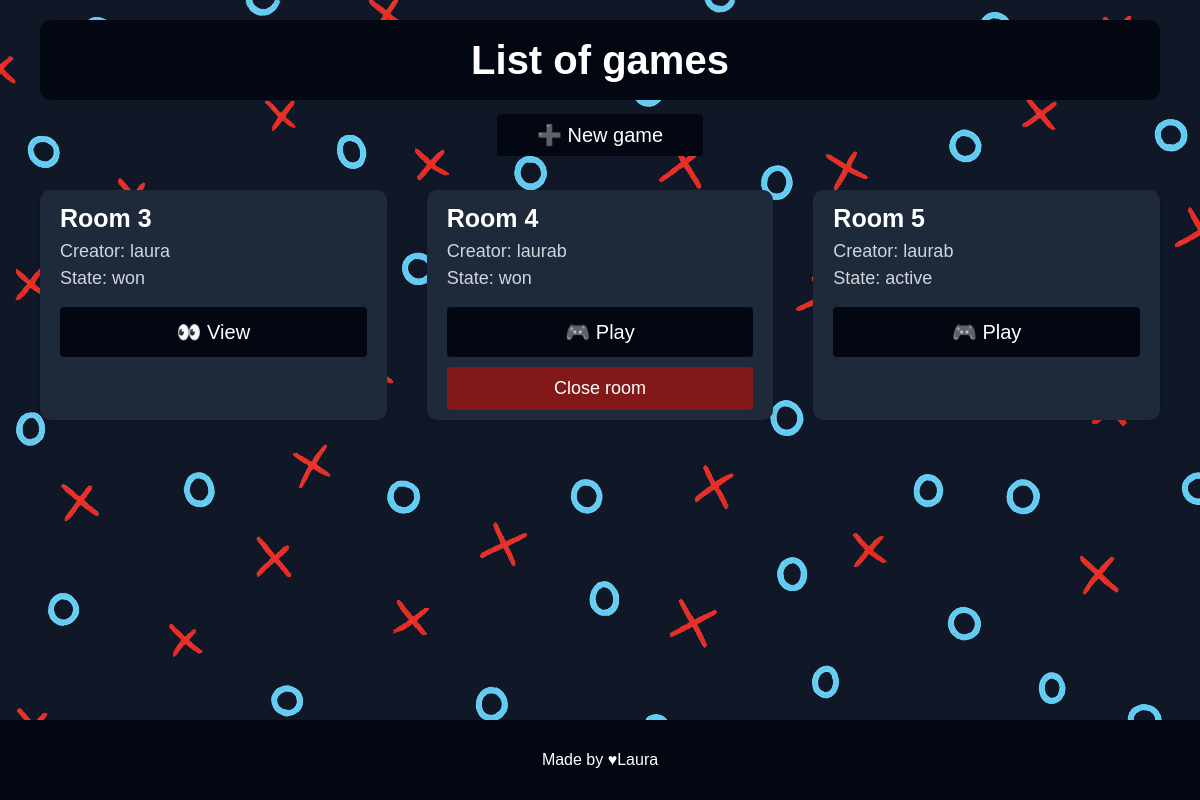
The page /games/list/ (signed in) on the database as committed earlier.
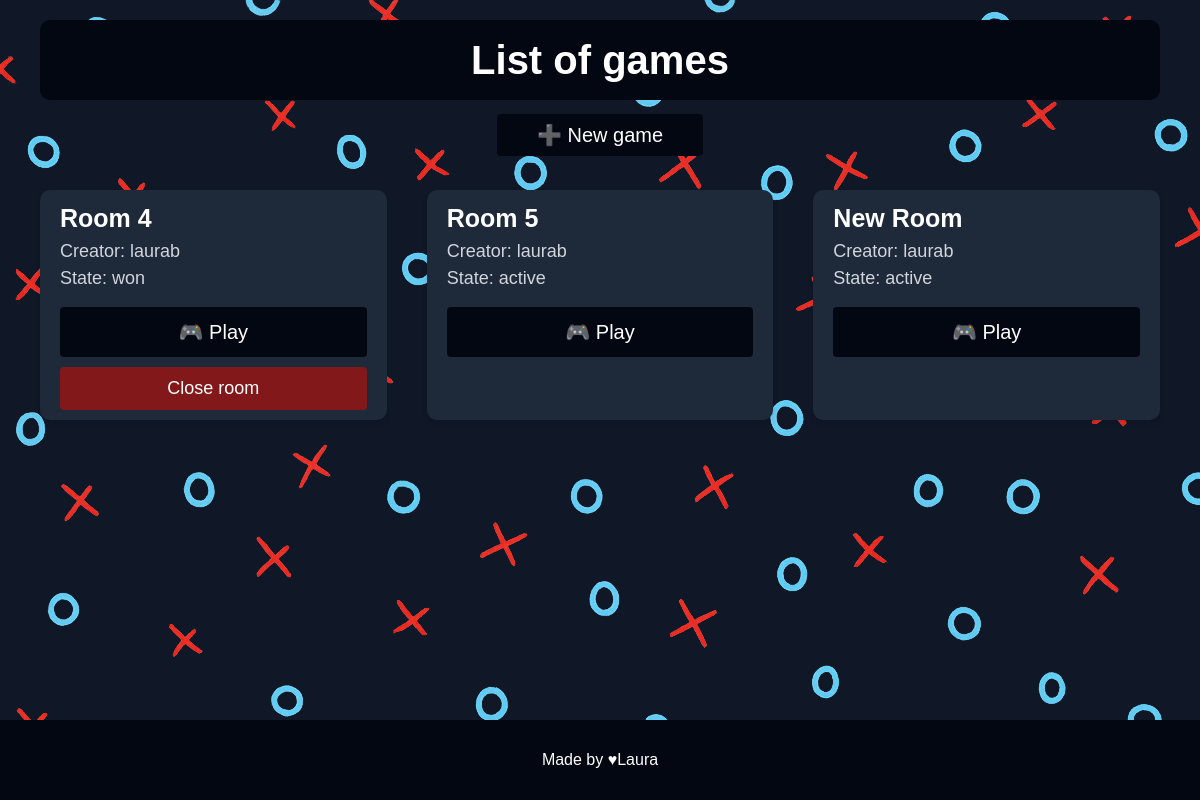
The same page on the database as committed later.
### games/models.py (models this page shows, shortened)
class Game(models.Model):
    room_name = models.CharField(max_length=50, unique = True)
    owner = models.ForeignKey(User, on_delete=models.CASCADE, related_name='owned_games')
    player2 = models.ForeignKey(User, on_delete=models.SET_NULL, null=True, blank=True, related_name='joined_games')
    board = models.CharField(max_length=9, default='_'*9)
    active_player = models.IntegerField(default=1)
    STATE_CHOICES = [
        ('active', 'Active'),
        ('won', 'Won'),
        ('tie', 'Tie')
    ]
    state = models.CharField(max_length=10, choices=STATE_CHOICES, default='active')
    winner = models.ForeignKey(User, null=True, blank=True, on_delete=models.SET_NULL, related_name='won_games')
    created_at = models.DateTimeField(auto_now_add=True)

### games/views.py (the view)
# urls.py: path('list/', views.game_list, name='list'),
@login_required
def game_list(request):
    games = Game.objects.all()
    return render(request, 'games/list.html', {'games': games})

### games/templates/games/list.html (shortened to what this page needs)
{% extends "base.html" %}
{% load static %}
{% block content %}
<section class="mx-[40px] mt-[20px] text-center text-white">
    <h1 class="text-[40px] font-semibold bg-gray-950 text-center py-[10px] rounded-[10px] mb-[20px]">List of games</h1>
    <a class="bg-gray-950 rounded-sm text-[20px] py-[10px] px-[40px]" href="{% url 'games:create' %}">➕ New
        game</a>
    <div class="grid grid-cols-1 sm:grid-cols-2 lg:grid-cols-3 gap-[40px] mt-[40px] mb-[40px]">
        {% for game in games %}
        <div
            class="flex flex-col text-left bg-gray-800 text-center py-[10px] px-[20px] rounded-[10px] shadow-md">
            <p class="text-[25px] font-semibold">{{ game.room_name }}</p>
            <p class="text-[18px] text-gray-300">Creator: {{ game.owner.username }}</p>
            <p class="text-[18px] text-gray-300">State: {{ game.state }}</p>
            <form action="{% url 'games:detail' game.id %}" method="post" class="mt-[15px]">
                <button type="submit" class="bg-gray-950 rounded-sm text-[20px] py-[10px] px-[20px] w-full cursor-pointer">
                    {% if request.user == game.owner %}🎮 Play{% else %}👀 View{% endif %}
                </button>
            </form>
            {% if request.user == game.owner and game.state != 'active' %}
            <form action="{% url 'games:close' %}" method="post" class="mt-[10px]">
                <button type="submit" class="bg-red-900 rounded-sm text-[18px] py-[8px] px-[20px] w-full cursor-pointer">Close room</button>
            </form>
            {% endif %}
        </div>
        {% empty %}
        <p class="text-[20px] font-semibold mt-[50px] col-span-full">No games yet.</p>
        {% endfor %}
    </div>
</section>
{% endblock %}

Rows that differ between the two databases and show on the page:
removed Game: room_name "Room 3", owner.username "laura", state "won", shows "👀 View"
added Game: room_name "New Room", owner.username "laurab", state "active", shows "🎮 Play"
